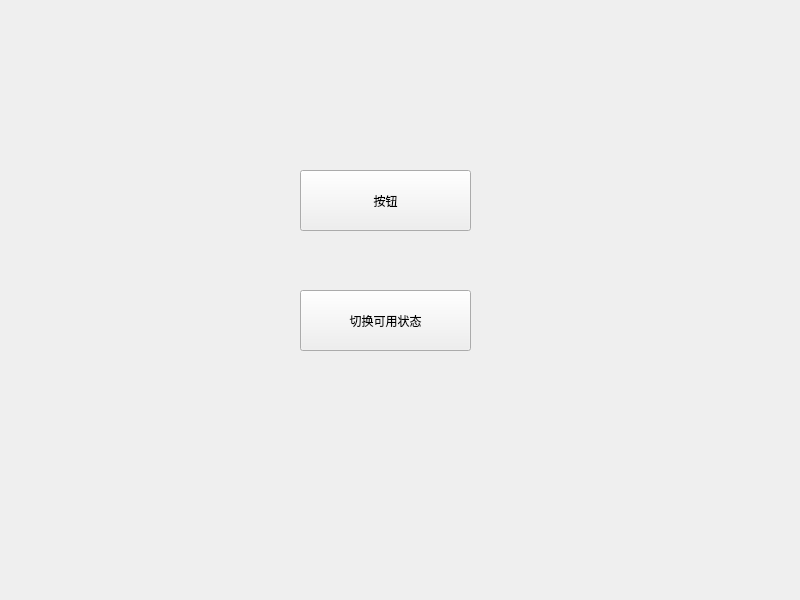
<?xml version="1.0" encoding="UTF-8"?>
<ui version="4.0">
 <class>Widget</class>
 <widget class="QWidget" name="Widget">
  <property name="geometry">
   <rect>
    <x>0</x>
    <y>0</y>
    <width>800</width>
    <height>600</height>
   </rect>
  </property>
  <property name="windowTitle">
   <string>Widget</string>
  </property>
  <widget class="QPushButton" name="pushButton">
   <property name="geometry">
    <rect>
     <x>300</x>
     <y>170</y>
     <width>171</width>
     <height>61</height>
    </rect>
   </property>
   <property name="text">
    <string>按钮</string>
   </property>
  </widget>
  <widget class="QPushButton" name="pushButton_enable">
   <property name="geometry">
    <rect>
     <x>300</x>
     <y>290</y>
     <width>171</width>
     <height>61</height>
    </rect>
   </property>
   <property name="text">
    <string>切换可用状态</string>
   </property>
  </widget>
 </widget>
 <resources/>
 <connections/>
</ui>
